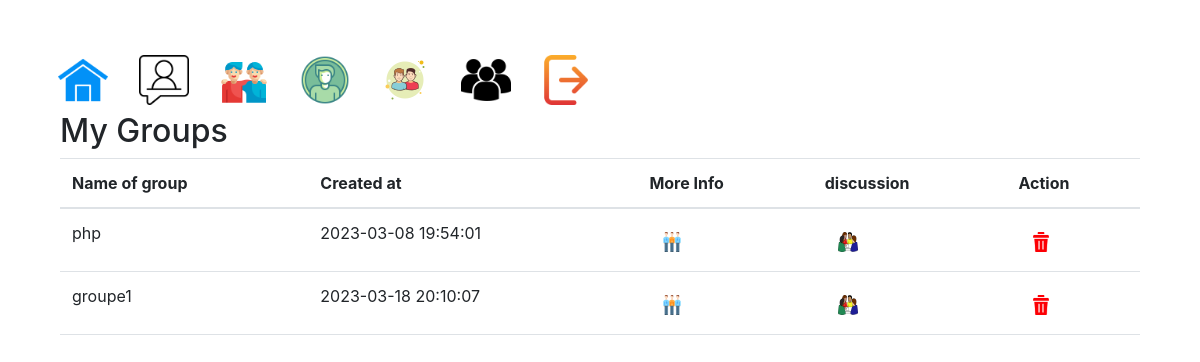
Page /controller/mygroup.php (signed in) on the committed database.
### tables this page shows
CREATE TABLE IF NOT EXISTS `groupe` (
  `id` int(11) NOT NULL AUTO_INCREMENT,
  `user_id` int(11) DEFAULT NULL,
  `date_group` timestamp NULL DEFAULT NULL,
  `name` varchar(50) NOT NULL,
  `etat` int(11) NOT NULL DEFAULT '0',
  PRIMARY KEY (`id`),
  KEY `user_id` (`user_id`)
);

### controller/mygroup.php (called while the page is built, shortened)
<?php
$id=$_SESSION['id'];
require "../views/nav.php";
require "../models/users.php";
$user=new users();
$title="My Groups";
$row=$user-> name_group($id);
require "../views/mygroup.php";
?>

### models/users.php (called while the page is built, shortened)
<?php
class users extends connection
{
public function name_group($id)
{
$con=$this->connections();
$sql="SELECT * FROM `groupe` WHERE user_id='$id'";
$result=$con->query($sql);
return  $result->fetchall();
}
}
?>

### views/mygroup.php (the view, shortened to what this page needs)
<!DOCTYPE html>
<html lang="en">
<head>
    <link rel="stylesheet" href="https://cdn.jsdelivr.net/npm/bootstrap@4.0.0/dist/css/bootstrap.min.css">
</head>
<body>
    <div class="container">
        <h2><?php echo $title;  ?></h2>
        <table class="table">
            <thead>
            <th>Name of group</th>
             <th>Created at</th>
             <th>More Info</th>
             <th>discussion</th>
             <th>Action</th>
            </thead>
            <tbody>
                <?php foreach ($row as $row)
                {
                       ?>
                       <tr>
                     <td><?php echo $row['name'];  ?></td>
                     <td><?php echo $row['date_group'];  ?></td>
                     <td>
                    <a class="btn" href="../controller/membre.php?name=<?php echo $row['name'];  ?>">
                        <img width="20" height="20" src="../image/membre-de-lequipe.png" alt="">
                    </a>
                     </td>
                     <td>
                     <a class="btn" href="../controller/disscusion.php?name=<?php echo $row['name'];  ?>">
                        <img width="20" height="20" src="../image/discussion.png" alt="">
                    </a>
                     </td>
                     <td>
                        <a class=" btn" href="../controller/delete_group.php?name=<?php echo $row['name']; ?> ">
                            <img width="20" height="20" src="../image/delete.png" alt="" srcset="">
                        </a>
                     </td>
              <?php  }
                 ?>
                     </tr>
            </tbody>
        </table>
    </div>
</body>
</html>

### views/nav.php (style rules this page uses)
body { background-color: rgb(97, 80, 199); }

### rows in the picture
groupe: name "php", date_group "2023-03-08 19:54:01"
groupe: name "groupe1", date_group "2023-03-18 20:10:07"

### other values in the picture
$title "My Groups"
